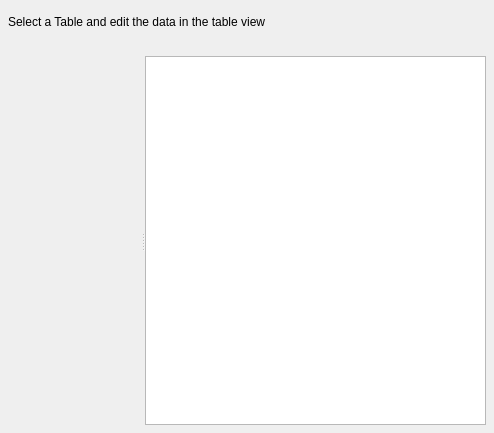
<ui version="4.0" >
 <author></author>
 <comment></comment>
 <exportmacro></exportmacro>
 <class>CoaSqlEditor</class>
 <widget class="QWidget" name="CoaSqlEditor" >
  <property name="geometry" >
   <rect>
    <x>0</x>
    <y>0</y>
    <width>494</width>
    <height>433</height>
   </rect>
  </property>
  <property name="windowTitle" >
   <string>Coa SQL Editor</string>
  </property>
  <layout class="QVBoxLayout" >
   <property name="margin" >
    <number>8</number>
   </property>
   <property name="spacing" >
    <number>6</number>
   </property>
   <item>
    <widget class="QLabel" name="label" >
     <property name="sizePolicy" >
      <sizepolicy>
       <hsizetype>1</hsizetype>
       <vsizetype>4</vsizetype>
       <horstretch>0</horstretch>
       <verstretch>0</verstretch>
      </sizepolicy>
     </property>
     <property name="text" >
      <string>&lt;html>&lt;head>&lt;meta name=&quot;qrichtext&quot; content=&quot;1&quot; />&lt;/head>&lt;body style=&quot; white-space: pre-wrap; font-family:Lucida Grande; font-weight:400; font-style:normal; text-decoration:none;&quot;>&lt;p style=&quot; margin-top:0px; margin-bottom:0px; margin-left:0px; margin-right:0px; -qt-block-indent:0; text-indent:0px;&quot;>Select a Table and edit the data in the table view&lt;/p>&lt;p style=&quot;-qt-paragraph-type:empty; margin-top:0px; margin-bottom:0px; margin-left:0px; margin-right:0px; -qt-block-indent:0; text-indent:0px;&quot;>&lt;/p>&lt;/body>&lt;/html></string>
     </property>
     <property name="wordWrap" >
      <bool>true</bool>
     </property>
    </widget>
   </item>
   <item>
    <widget class="QSplitter" name="" >
     <property name="orientation" >
      <enum>Qt::Horizontal</enum>
     </property>
     <layout class="QHBoxLayout" >
      <property name="margin" >
       <number>8</number>
      </property>
      <property name="spacing" >
       <number>6</number>
      </property>
     </layout>
     <widget class="CoaSqlConnectionWidget" name="connectionWidget" >
      <property name="sizePolicy" >
       <sizepolicy>
        <hsizetype>1</hsizetype>
        <vsizetype>3</vsizetype>
        <horstretch>0</horstretch>
        <verstretch>0</verstretch>
       </sizepolicy>
      </property>
     </widget>
     <widget class="QTableView" name="table" >
      <property name="sizePolicy" >
       <sizepolicy>
        <hsizetype>3</hsizetype>
        <vsizetype>3</vsizetype>
        <horstretch>0</horstretch>
        <verstretch>0</verstretch>
       </sizepolicy>
      </property>
     </widget>
    </widget>
   </item>
  </layout>
  <widget class="QSplitter" name="splitter_2" >
   <property name="geometry" >
    <rect>
     <x>9</x>
     <y>54</y>
     <width>476</width>
     <height>370</height>
    </rect>
   </property>
   <property name="orientation" >
    <enum>Qt::Horizontal</enum>
   </property>
  </widget>
  <widget class="QWidget" name="layoutWidget" >
   <property name="geometry" >
    <rect>
     <x>146</x>
     <y>54</y>
     <width>339</width>
     <height>370</height>
    </rect>
   </property>
  </widget>
 </widget>
 <pixmapfunction></pixmapfunction>
 <customwidgets>
  <customwidget>
   <class>CoaSqlConnectionWidget</class>
   <extends>QWidget</extends>
   <header>coasqlconnectionwidget.h</header>
   <container>1</container>
   <pixmap></pixmap>
  </customwidget>
 </customwidgets>
 <resources>
  <include location="../tools.qrc" />
 </resources>
 <connections/>
</ui>
